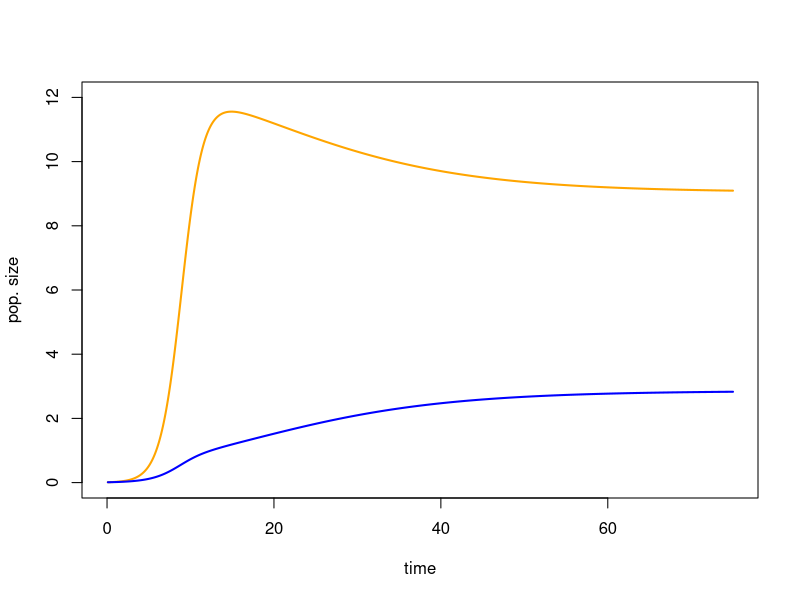
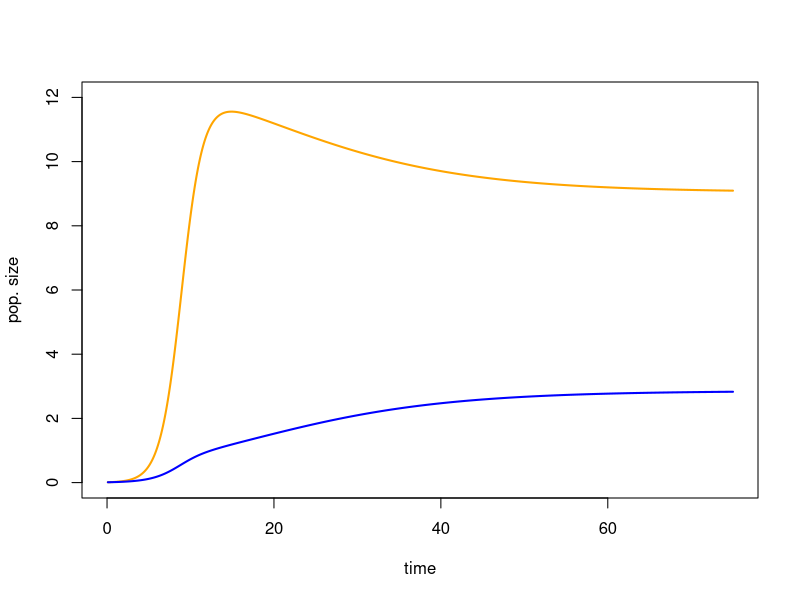

Write the R code that produced these figures, in order.
# HEADER ======
# 
# Purpose: this script is intended to explore the concept of d-separation
#   in systems containing feedback loops
# In particular, I am curious about whether it is possible to d-separate the
#   variables X and S2 in a system like this:
#     X -> S1 <--> S2
#     where the double-sided arrow represents an ecological interaction feedback
#       loop between S1 and S2
# While double-sided arrows are sometimes used in DAGs, they are generally used
#   to represent hidden common causes:
#     S1 <--> S2 is equivalent to S1 <- u -> S2
#   however, this is likely NOT the case for my purposes
#   in
#     X -> S1 <- u -> S2
#   S1 is a collider on the path between X and S2, meaning that X and S2 are
#      already d-separated, provided that we don't condition on S1
#   I suspect that for a true ecological interaction
#     X -> S1 <--> S2
#   S1 acts as both a collider and a chain/pipe, meaning that it may not be
#     possible to d-separate X and S2 at all

# Approach: because the d-separation rules were developed only for systems that
#   can be represented by acyclic graphs, I don't think we can 100% utilize the
#   d-separation rules for ecological interactions that result in loops
# I'm not interested in fully developing a set of d-separation rules for loops
# Instead, I'm going to simulate a competitive interaction between S1 and S2,
#   letting X be an additional factor in the population growth of S1
# Then I'll look to see how X and S2 are correlated with each other, both
#   marginally and conditional on S1

# Generalized Lotka-Volterra model ======
# I'm going to build on the generalized Lotka-Volterra modeling framework from
# 
#   C. Lehman, S. Loberg, and A. Clark. 2019. Quantitative Ecology: A New
#   Unified Approach. University of Minnesota Libraries Publishing
# 
# Here is there code from section 8.2, with only the following changes:
#   --I changed '=' to the standard R assignment operator '<-'
#   --I changed parameter 'step' to 'step_size' to avoid conflicts with the
#     the stats::step() function
#   --I added some comments

# parameters from section 8.2 (simulates competition)
# initial pop sizes
N1 <- 0.01
N2 <- 0.01
# per capita growth rates
r1 <- 0.5
r2 <- 0.8
# interaction coefficients
s11 <- -0.08
s12 <- -0.03
s21 <- -0.09
s22 <- -0.06

# simulation conditions
t <- 0
dt <- 0.0001
tmax <- 75
step_size <- 0
print( c(t, N1, N2) )

# run the simulation
while(t < tmax) {
  dN1 <- (r1 + s11*N1 + s12*N2)*N1*dt
  dN2 <- (r2 + s21*N1 + s22*N2)*N2*dt
  
  N1 <- N1 + dN1; if(N1 < 0) N1 <- 0
  N2 <- N2 + dN2; if(N2 < 0) N2 <- 0
  
  t <- t + dt; step_size <- step_size + 1
  if(step_size==1000) {
    print( c(t, N1, N2))
    step_size = 0
  }
}

## model notes ======
# 
# Instead of using the closed-form solution to the L-V equations, this approach
#   uses a difference equation with a very small time step (Euler's method)
# The parameters above have a time step of (dt = ) 0.0001, but it only prints
#   out data every (step_size = ) 1000 time steps; the end result is that you
#   wind up getting data in time increments of 0.1 (e.g. 1.1, 1.2, 1.3, etc.)
# The scaling in N1 and N2 indicates that we aren't tracking individuals
#   here, but some fraction there of ... i.e. we are modeling changes
#   for 'individuals per 100 individuals' or something like that; think through
#   how this affects rounding errors; I am getting pop. sizes reported to the
#   sixth decimal place
# The specific interaction parameters lead to stable coexistence
#   This should happen whenever -(r2/s22) > -(r1/s12) & -(r1/s11) > -(r2/s21)
# It is important to calculate the dN1 and dN2 prior to updating the population
#   sizes with the new changes (lines 66 - 70) ... that way we are using the
#   current pop. size of each species to calculate how the interaction works;
#   if we tried to do this all in one step (e.g. combining lines 66 and 69),
#   then N1 would update and this NEW value would be used for dN2
# In this form, the model just prints (every 1000 time steps) to the console,
#   so this will need to be modified to let me store the data

## saving LV model runs ======
# initial pop sizes
N1 <- 0.01
N2 <- 0.01
# per capita growth rates
r1 <- 0.5
r2 <- 0.8
# interaction coefficients
s11 <- -0.08
s12 <- -0.03
s21 <- -0.09
s22 <- -0.06

# simulation conditions
t <- 0
dt <- 0.0001
tmax <- 75
step_size <- 0
write.step <- 1000
line.out <- tmax/dt/write.step
line.count <- 1

# initialize storage vectors
t.out <- rep(NA, times = line.out)
N1.out <- rep(NA, times = line.out)
N2.out <- rep(NA, times = line.out)

# run the simulation
while(t < tmax) {
  dN1 <- (r1 + s11*N1 + s12*N2)*N1*dt
  dN2 <- (r2 + s21*N1 + s22*N2)*N2*dt
  
  N1 <- N1 + dN1; if(N1 < 0) N1 <- 0
  N2 <- N2 + dN2; if(N2 < 0) N2 <- 0
  
  t <- t + dt; step_size <- step_size + 1
  if(step_size==write.step) {
    t.out[line.count] <- t
    N1.out[line.count] <- N1
    N2.out[line.count] <- N2
    line.count <- line.count + 1
    step_size = 0
  }
}

# data are now stored in individual vectors: t.out, N1.out, N2.out
plot(NULL, xlim = c(0, 75), xlab = "time", ylim = c(0, 12), ylab = "pop. size")
lines(x = t.out, y = N2.out, col = "orange", lwd = 2)
lines(x = t.out, y = N1.out, col = "blue", lwd = 2)
# this matches Lehman et al. 2019, Fig. 8.2

## make it a function ======
# I changed (internal to the function) step_size to step_count; just makes
#   more sense given what it's doing
# 
# This function now expects N and r to be length = 2 vectors
#   and s to be a 2 by 2 matrix; 
#   makes it more straightforward to extend to more species, if desired

# Output vectors are now in the function's scope

generalized_LV <- function(N, r, s, dt = 0.0001, tmax = 75) {
  # simulation conditions
  t <- 0
  step_count <- 0
  write.step <- 1/dt/10
  line.out <- tmax/dt/write.step
  line.count <- 1
  
  # initialize storage vectors
  t.out <- rep(NA, times = line.out)
  N1.out <- rep(NA, times = line.out)
  N2.out <- rep(NA, times = line.out)
  
  # run the simulation
  N1 <- N[1]
  N2 <- N[2]
  
  while(t < tmax) {
    dN1 <- (r[1] + s[1,1]*N1 + s[1,2]*N2)*N1*dt
    dN2 <- (r[2] + s[2,1]*N1 + s[2,2]*N2)*N2*dt
    
    N1 <- N1 + dN1; if(N1 < 0) N1 <- 0
    N2 <- N2 + dN2; if(N2 < 0) N2 <- 0
    
    t <- t + dt; step_count <- step_count + 1
    if(step_count==write.step) {
      t.out[line.count] <- t
      N1.out[line.count] <- N1
      N2.out[line.count] <- N2
      line.count <- line.count + 1
      step_count = 0
    }
  }
  OUT <- cbind(t.out, N1.out, N2.out)
  colnames(OUT) <- c("t", "N1", "N2")
  return(OUT)
}

# let's give it a go

N <- c(0.01, 0.01)
r <- c(0.5, 0.8)
s <- matrix(data = c(-0.08, -0.03, -0.09, -0.06),
            nrow = 2, byrow = TRUE)

test.run <- generalized_LV(N = N, r = r, s = s)

plot(NULL, xlim = c(0, 75), xlab = "time", ylim = c(0, 12), ylab = "pop. size")
lines(x = test.run[,1], y = test.run[,3], col = "orange", lwd = 2)
lines(x = test.run[,1], y = test.run[,2], col = "blue", lwd = 2)
# this matches Lehman et al. 2019, Fig. 8.2

# GLV model with environmental drivers ======
